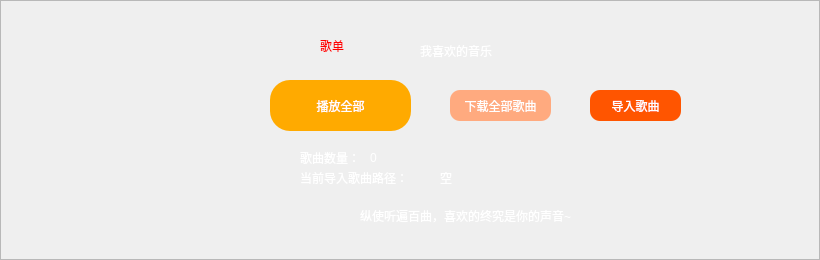
            <widget class="QFrame" name="frame_13">
             <property name="styleSheet">
              <string notr="true">#frame_13
{
background-color: rgb(0, 0, 0);

}

QPushButton:hover
{
	margin:2px;
}
</string>
             </property>
             <property name="frameShape">
              <enum>QFrame::StyledPanel</enum>
             </property>
             <property name="frameShadow">
              <enum>QFrame::Raised</enum>
             </property>
             <widget class="QLabel" name="label_18">
              <property name="geometry">
               <rect>
                <x>40</x>
                <y>10</y>
                <width>211</width>
                <height>241</height>
               </rect>
              </property>
              <property name="styleSheet">
               <string notr="true">#label_18
{
	border-image: url(:/background/background/17.jpg);
}</string>
              </property>
              <property name="text">
               <string/>
              </property>
             </widget>
             <widget class="QLabel" name="label_28">
              <property name="geometry">
               <rect>
                <x>420</x>
                <y>40</y>
                <width>151</width>
                <height>21</height>
               </rect>
              </property>
              <property name="styleSheet">
               <string notr="true">#label_28
{
	font: 15pt &quot;华文楷体&quot;;
	color: rgb(255, 255, 255);
}</string>
              </property>
              <property name="text">
               <string>我喜欢的音乐</string>
              </property>
             </widget>
             <widget class="QLabel" name="label_29">
              <property name="geometry">
               <rect>
                <x>320</x>
                <y>20</y>
                <width>51</width>
                <height>51</height>
               </rect>
              </property>
              <property name="styleSheet">
               <string notr="true">#label_29
{

	font: 15pt &quot;华文楷体&quot;;
	color: rgb(255, 0, 0);

}</string>
              </property>
              <property name="text">
               <string>歌单</string>
              </property>
             </widget>
             <widget class="QPushButton" name="btn_play_favor">
              <property name="geometry">
               <rect>
                <x>270</x>
                <y>80</y>
                <width>141</width>
                <height>51</height>
               </rect>
              </property>
              <property name="styleSheet">
               <string notr="true">#btn_play_favor
{
background-color: rgb(255, 170, 0);
border:none;
border-radius:20px;
font: 12pt &quot;华文楷体&quot;;
color: rgb(255, 255, 255);
}


</string>
              </property>
              <property name="text">
               <string>播放全部</string>
              </property>
             </widget>
             <widget class="QPushButton" name="pushButton_2">
              <property name="geometry">
               <rect>
                <x>450</x>
                <y>90</y>
                <width>101</width>
                <height>31</height>
               </rect>
              </property>
              <property name="styleSheet">
               <string notr="true">background-color: rgb(255, 170, 127);
border-radius:10px;
font: 9pt &quot;华文楷体&quot;;
color: rgb(255, 255, 255);</string>
              </property>
              <property name="text">
               <string>下载全部歌曲</string>
              </property>
             </widget>
             <widget class="QPushButton" name="pushButton_3">
              <property name="geometry">
               <rect>
                <x>590</x>
                <y>90</y>
                <width>91</width>
                <height>31</height>
               </rect>
              </property>
              <property name="styleSheet">
               <string notr="true">background-color: rgb(255, 85, 0);
border-radius:10px;
font: 9pt &quot;华文楷体&quot;;
color: rgb(255, 255, 255);</string>
              </property>
              <property name="text">
               <string>导入歌曲</string>
              </property>
             </widget>
             <widget class="QLabel" name="label_30">
              <property name="geometry">
               <rect>
                <x>300</x>
                <y>150</y>
                <width>81</width>
                <height>16</height>
               </rect>
              </property>
              <property name="styleSheet">
               <string notr="true">#label_30
{
	font: 9pt &quot;华文楷体&quot;;
color: rgb(255, 255, 255);
}</string>
              </property>
              <property name="text">
               <string>歌曲数量：</string>
              </property>
             </widget>
             <widget class="QLabel" name="label_31">
              <property name="geometry">
               <rect>
                <x>370</x>
                <y>150</y>
                <width>72</width>
                <height>15</height>
               </rect>
              </property>
              <property name="styleSheet">
               <string notr="true">#label_31
{
	color: rgb(255, 255, 255);
}</string>
              </property>
              <property name="text">
               <string>0</string>
              </property>
             </widget>
             <widget class="QLabel" name="label_32">
              <property name="geometry">
               <rect>
                <x>360</x>
                <y>200</y>
                <width>451</width>
                <height>31</height>
               </rect>
              </property>
              <property name="styleSheet">
               <string notr="true">#label_32
{
	font: 15pt &quot;华文楷体&quot;;
color: rgb(255, 255, 255);
}</string>
              </property>
              <property name="text">
               <string>纵使听遍百曲，喜欢的终究是你的声音~</string>
              </property>
             </widget>
             <widget class="QLabel" name="label_33">
              <property name="geometry">
               <rect>
                <x>270</x>
                <y>20</y>
                <width>51</width>
                <height>51</height>
               </rect>
              </property>
              <property name="styleSheet">
               <string notr="true">border-image: url(:/pushbottom/pushubottom/like.png);</string>
              </property>
              <property name="text">
               <string/>
              </property>
             </widget>
             <widget class="QLabel" name="label_34">
              <property name="geometry">
               <rect>
                <x>300</x>
                <y>170</y>
                <width>141</width>
                <height>16</height>
               </rect>
              </property>
              <property name="styleSheet">
               <string notr="true">	font: 9pt &quot;华文楷体&quot;;
color: rgb(255, 255, 255);</string>
              </property>
              <property name="text">
               <string>当前导入歌曲路径：</string>
              </property>
             </widget>
             <widget class="QLabel" name="label_35">
              <property name="geometry">
               <rect>
                <x>440</x>
                <y>170</y>
                <width>291</width>
                <height>16</height>
               </rect>
              </property>
              <property name="styleSheet">
               <string notr="true">	font: 9pt &quot;华文楷体&quot;;
color: rgb(255, 255, 255);</string>
              </property>
              <property name="text">
               <string>空</string>
              </property>
             </widget>
            </widget>
